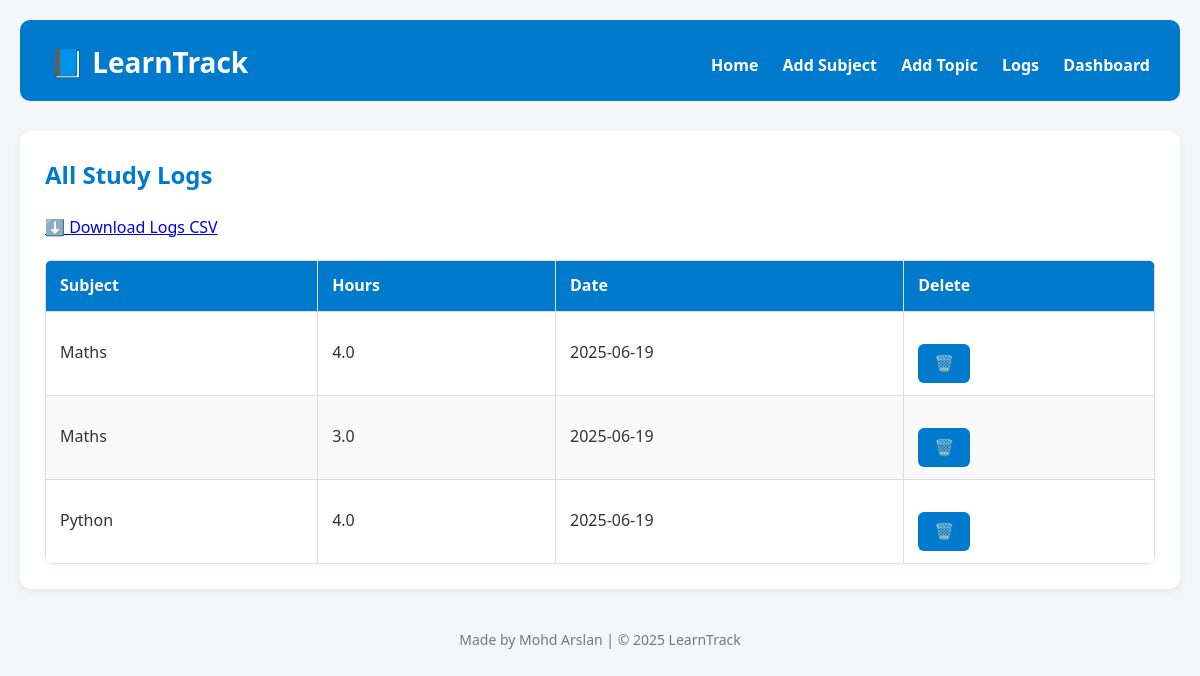
Page /logs on the earlier database version.
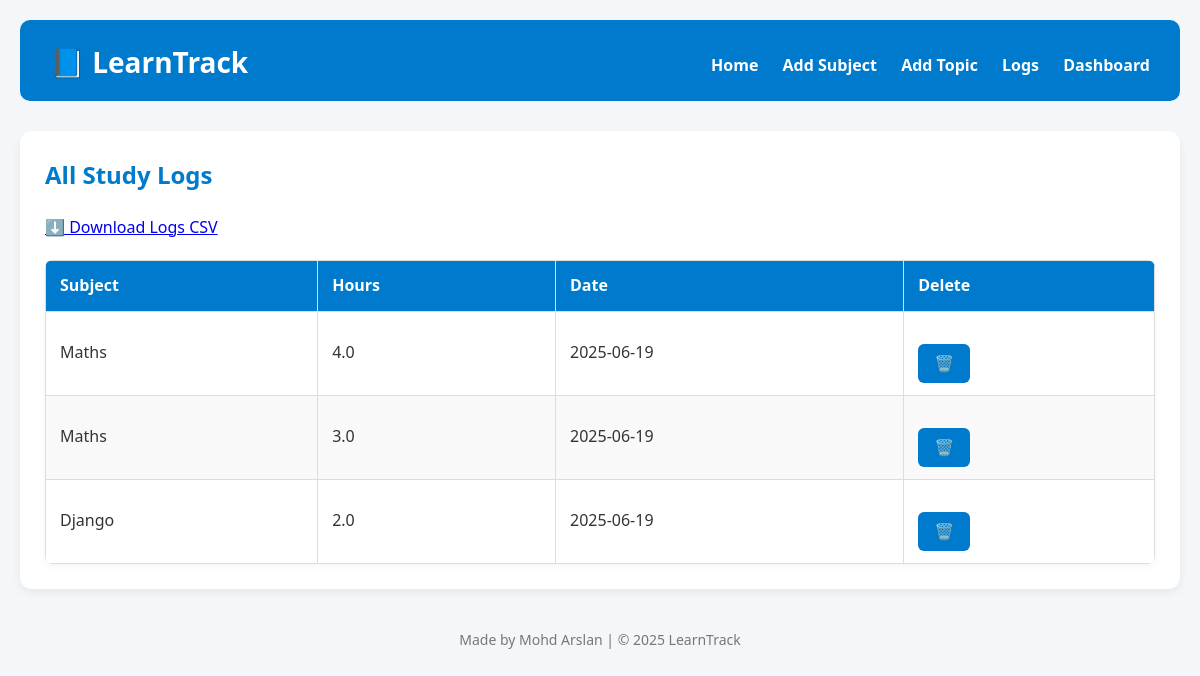
Same page on the later database version.
### tables this page shows
CREATE TABLE logs (
                id INTEGER PRIMARY KEY AUTOINCREMENT,
                subject_id INTEGER,
                hours REAL,
                log_date TEXT,
                FOREIGN KEY(subject_id) REFERENCES subjects(id)
            );

CREATE TABLE subjects (
                id INTEGER PRIMARY KEY AUTOINCREMENT,
                name TEXT NOT NULL
            );

### app.py (the view)
@app.route('/logs')
def logs():
    with get_connection() as conn:
        cursor = conn.cursor()
        cursor.execute('''
            SELECT l.id, s.name, l.hours, l.log_date
            FROM logs l
            JOIN subjects s ON l.subject_id = s.id
            ORDER BY l.log_date DESC
        ''')
        logs = cursor.fetchall()
    return render_template('logs.html', logs=logs)

### models.py (called while the page is built)
def get_connection():
    return sqlite3.connect(DB_NAME)

### templates/logs.html
{% extends 'base.html' %}
{% block content %}
<h2>All Study Logs</h2>
<a href="{{ url_for('download_logs_csv') }}">⬇️ Download Logs CSV</a>
<table>
    <thead>
        <tr>
            <th>Subject</th>
            <th>Hours</th>
            <th>Date</th>
            <th>Delete</th>
        </tr>
    </thead>
    <tbody>
        {% for log in logs %}
        <tr>
            <td>{{ log[1] }}</td>
            <td>{{ log[2] }}</td>
            <td>{{ log[3] }}</td>
            <td>
                <form action="{{ url_for('delete_log', log_id=log[0]) }}" method="POST" onsubmit="return confirm('Delete this log?');">
                    <button type="submit">🗑️</button>
                </form>
            </td>
        </tr>
        {% endfor %}
    </tbody>
</table>
{% endblock %}

Differences in the rows shown:
removed logs: name "Python", hours "4.0", log_date "2025-06-19"
added logs: name "Django", hours "2.0", log_date "2025-06-19"
